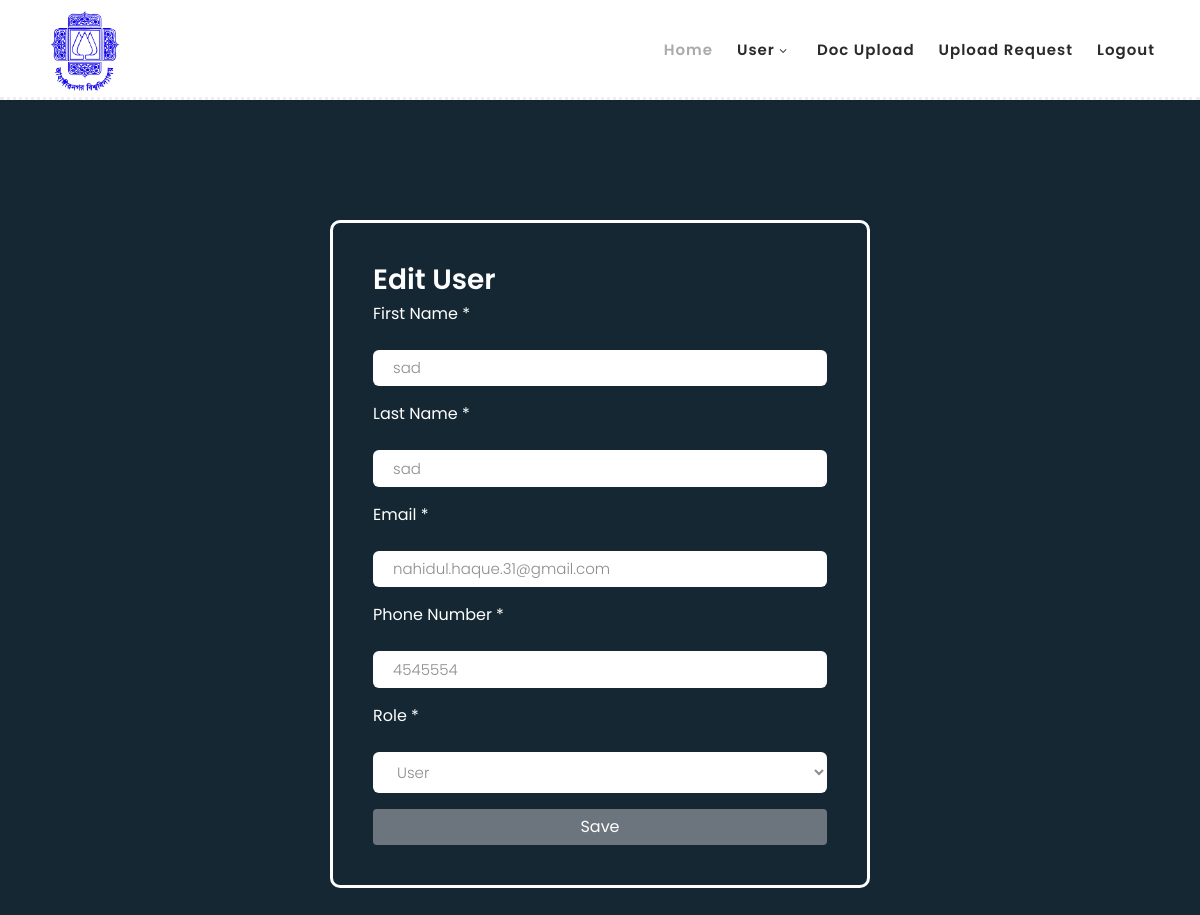
The app's page /user_edit.php?username=nadim (signed in) with its own data.
### tables this page shows
CREATE TABLE `user` (
  `Id` int(11) NOT NULL,
  `firstName` varchar(255) NOT NULL,
  `lastName` varchar(255) NOT NULL,
  `email` varchar(255) NOT NULL,
  `phone` varchar(30) NOT NULL,
  `username` varchar(30) NOT NULL,
  `password` varchar(255) NOT NULL,
  `profile_pic` varchar(512) NOT NULL,
  `role` varchar(32) NOT NULL,
  `deleted` int(11) NOT NULL DEFAULT 0
);

### user_edit.php (the view, shortened to what this page needs)
<?php
include "menu.php";
include 'connect.php';
$loggedInUserRole = $_SESSION["role"];
$username = FILTER_INPUT(INPUT_GET, 'username', FILTER_SANITIZE_STRING);
if($loggedInUserRole =="admin"){
$sql = "select * from user where username = ?";
$stmt = $dbh->prepare($sql);
$params = [$username];
$result = $stmt->execute($params);
if ($stmt->rowCount()) {
    while ($row = $stmt->fetch()) {
        $firstName = $row['firstName'];
        $lastName = $row['lastName'];
        $email = $row['email'];
        $phone = $row['phone'];
        $role = $row['role'];
?>
<link rel="stylesheet" href="css/add_page_style.css">
    <div class="form-body">
        <div class="row">
            <div class="form-holder">
                <div class="form-content">
                    <div class="form-items">
                        <h3>Edit User</h3>
                        <form name="user_edit" action="user_edit.php" method="post" >
                            <div class="form-group">
                                <label for="first_name">First Name *</label>
                                <input id="first_name" name="first_name" class="form-control" type="text" required value="<?php echo $firstName; ?>">
                            </div>
                            <div class="form-group">
                                <label for="last_name">Last Name *</label>
                                <input id="last_name" name="last_name" class="form-control" type="text" required value="<?php echo $lastName; ?>">
                            </div>
                            <div class="form-group">
                                <label for="email">Email *</label>
                                <input id="email" name="email" class="form-control" type="email" required value="<?php echo $email; ?>">
                            </div>
                            <div class="form-group">
                                <label for="phone">Phone Number *</label>
                                <input type="text" id="phone" name="phone" class="form-control" required value="<?php echo $phone; ?>">
                            </div>
                            <div class="form-group">
                                <label for="role">Role *</label>
                                    <select id="role" name="role">
                                        <option value="user" <?php if($role=="user"){ echo "selected";} ?>>User</option>
                                    </select>
                            </div>
                            <button type="submit" class="btn btn-primary btn-block" name="user_edit" id="user_edit">Save</button>
                        </form>
                    </div>
                </div>
            </div>
        </div>
    </div>
<?php
    }
    }
}
?>

### assets/css/templatemo-hexashop.css (style rules this page uses)
html, body, div, span, applet, object, iframe, h1, h2, h3, h4, h5, h6, p, blockquote, div pre, a, abbr, acronym, address, big, cite, code, del, dfn, em, font, img, ins, kbd, q, s, samp, small, strike, strong, sub, sup, tt, var, b, u, i, center, dl, dt, dd, ol, ul, li, figure, header, nav, section, article, aside, footer, figcaption { margin: 0; padding: 0; border: 0; outline: 0; }
* { box-sizing: border-box; }
html, body { font-family: 'Poppins', sans-serif; font-weight: 400; background-color: #fff; font-size: 16px; -ms-text-size-adjust: 100%; -webkit-font-smoothing: antialiased; -moz-osx-font-smoothing: grayscale; }
h1, h2, h3, h4, h5, h6 { margin-top: 0px; margin-bottom: 0px; }
html, body { background: #fff; font-family: 'Poppins', sans-serif; }

### css/add_page_style.css (style rules this page uses)
*, body { font-family: 'Poppins', sans-serif; font-weight: 400; -webkit-font-smoothing: antialiased; text-rendering: optimizeLegibility; -moz-osx-font-smoothing: grayscale; }
html, body { height: 100%; background-color: #152733; overflow: hidden; overflow-y: scroll; }
.form-holder { width: 100% !important; display: flex; flex-direction: column; justify-content: center; align-items: center; text-align: center; }
.form-holder .form-content { position: relative; text-align: center; display: -webkit-box; display: -moz-box; display: -ms-flexbox; display: -webkit-flex; display: flex; -webkit-justify-content: center; justify-content: center; -webkit-align-items: center; align-items: center; padding: 60px; }
.form-content .form-items { border: 3px solid #fff; padding: 40px; display: inline-block; width: 100%; min-width: 540px; -webkit-border-radius: 10px; -moz-border-radius: 10px; border-radius: 10px; text-align: left; -webkit-transition: all 0.4s ease; transition: all 0.4s ease; }
.form-content h3 { color: #fff; text-align: left; font-size: 28px; font-weight: 600; margin-bottom: 5px; }
.form-content label, .was-validated .form-check-input:invalid~.form-check-label, .was-validated .form-check-input:valid~.form-check-label { color: #fff; }
.form-content input[type=text], .form-content input[type=password], .form-content input[type=email], .form-content select { width: 100%; padding: 9px 20px; text-align: left; border: 0; outline: 0; border-radius: 6px; background-color: #fff; font-size: 15px; font-weight: 300; color: #8D8D8D; -webkit-transition: all 0.3s ease; transition: all 0.3s ease; margin-top: 16px; }
.btn-primary { background-color: #6C757D; outline: none; border: 0px; box-shadow: none; }

### records on screen
user: first_name "sad", last_name "sad", email "nahidul.haque.31@gmail.com", phone "4545554", role "User"
